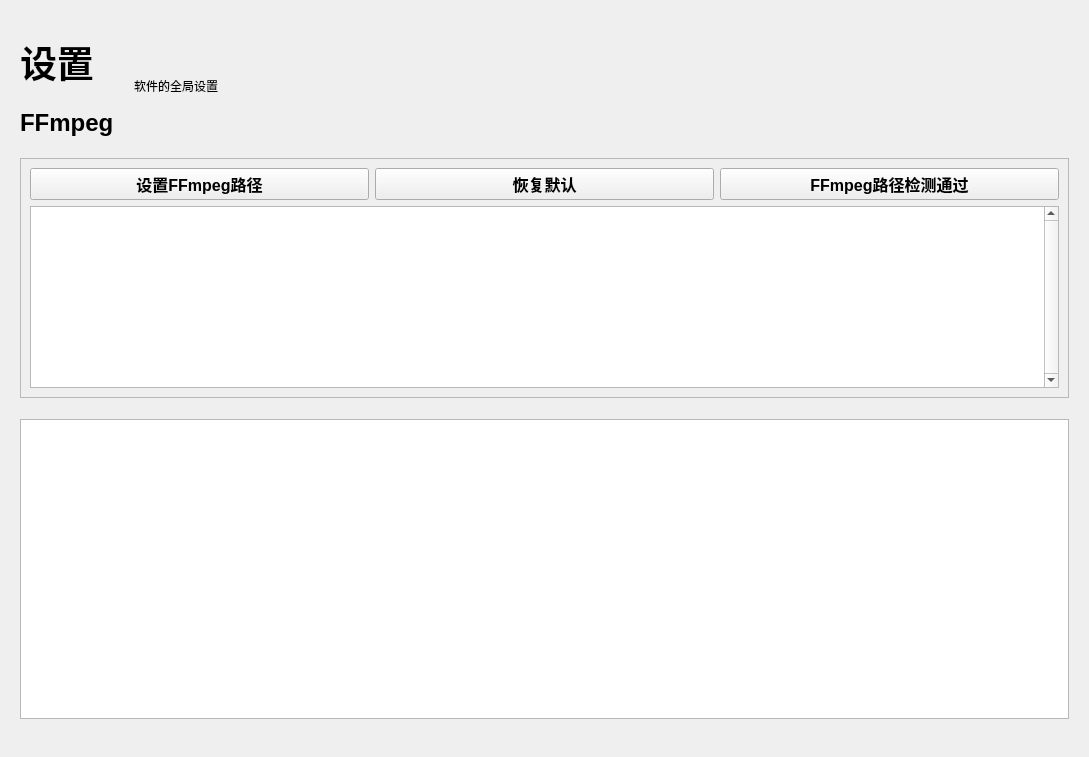
<?xml version="1.0" encoding="UTF-8"?>
<ui version="4.0">
 <class>SettingInterface</class>
 <widget class="QWidget" name="SettingInterface">
  <property name="geometry">
   <rect>
    <x>0</x>
    <y>0</y>
    <width>1089</width>
    <height>757</height>
   </rect>
  </property>
  <property name="minimumSize">
   <size>
    <width>780</width>
    <height>0</height>
   </size>
  </property>
  <property name="windowTitle">
   <string>Form</string>
  </property>
  <layout class="QVBoxLayout" name="verticalLayout">
   <item>
    <widget class="ScrollArea" name="SettingIFscrollArea">
     <property name="minimumSize">
      <size>
       <width>760</width>
       <height>0</height>
      </size>
     </property>
     <property name="frameShape">
      <enum>QFrame::Shape::NoFrame</enum>
     </property>
     <property name="frameShadow">
      <enum>QFrame::Shadow::Sunken</enum>
     </property>
     <property name="widgetResizable">
      <bool>true</bool>
     </property>
     <widget class="QWidget" name="SettingIFfacescrollAreaWidgetContents">
      <property name="geometry">
       <rect>
        <x>0</x>
        <y>0</y>
        <width>1071</width>
        <height>739</height>
       </rect>
      </property>
      <layout class="QVBoxLayout" name="verticalLayout_3">
       <item>
        <layout class="QHBoxLayout" name="SettingIFbox01">
         <property name="spacing">
          <number>20</number>
         </property>
         <property name="sizeConstraint">
          <enum>QLayout::SizeConstraint::SetDefaultConstraint</enum>
         </property>
         <item>
          <layout class="QVBoxLayout" name="SettingIFverticalLayout_4">
           <property name="rightMargin">
            <number>0</number>
           </property>
           <item>
            <widget class="QLabel" name="SettingIFTitle1">
             <property name="sizePolicy">
              <sizepolicy hsizetype="Maximum" vsizetype="Maximum">
               <horstretch>0</horstretch>
               <verstretch>0</verstretch>
              </sizepolicy>
             </property>
             <property name="maximumSize">
              <size>
               <width>100</width>
               <height>64</height>
              </size>
             </property>
             <property name="font">
              <font>
               <pointsize>28</pointsize>
               <bold>true</bold>
               <kerning>true</kerning>
              </font>
             </property>
             <property name="text">
              <string>设置</string>
             </property>
            </widget>
           </item>
           <item>
            <widget class="QLabel" name="SettingIFTitle2">
             <property name="sizePolicy">
              <sizepolicy hsizetype="Preferred" vsizetype="Maximum">
               <horstretch>0</horstretch>
               <verstretch>0</verstretch>
              </sizepolicy>
             </property>
             <property name="maximumSize">
              <size>
               <width>100</width>
               <height>45</height>
              </size>
             </property>
             <property name="font">
              <font>
               <pointsize>18</pointsize>
               <bold>true</bold>
               <kerning>true</kerning>
              </font>
             </property>
             <property name="text">
              <string>FFmpeg</string>
             </property>
            </widget>
           </item>
          </layout>
         </item>
         <item>
          <widget class="QLabel" name="Settinglabel">
           <property name="maximumSize">
            <size>
             <width>16777215</width>
             <height>80</height>
            </size>
           </property>
           <property name="text">
            <string>软件的全局设置</string>
           </property>
          </widget>
         </item>
         <item>
          <spacer name="SettingIFhorizontalSpacer">
           <property name="orientation">
            <enum>Qt::Orientation::Horizontal</enum>
           </property>
           <property name="sizeType">
            <enum>QSizePolicy::Policy::Expanding</enum>
           </property>
           <property name="sizeHint" stdset="0">
            <size>
             <width>20</width>
             <height>20</height>
            </size>
           </property>
          </spacer>
         </item>
        </layout>
       </item>
       <item>
        <widget class="QFrame" name="SettingIFbox02">
         <property name="enabled">
          <bool>true</bool>
         </property>
         <property name="sizePolicy">
          <sizepolicy hsizetype="Preferred" vsizetype="Minimum">
           <horstretch>0</horstretch>
           <verstretch>0</verstretch>
          </sizepolicy>
         </property>
         <property name="minimumSize">
          <size>
           <width>480</width>
           <height>145</height>
          </size>
         </property>
         <property name="maximumSize">
          <size>
           <width>16777215</width>
           <height>240</height>
          </size>
         </property>
         <property name="frameShape">
          <enum>QFrame::Shape::StyledPanel</enum>
         </property>
         <property name="frameShadow">
          <enum>QFrame::Shadow::Raised</enum>
         </property>
         <layout class="QGridLayout" name="gridLayout">
          <item row="0" column="0">
           <widget class="PushButton" name="SettingIFinputfile">
            <property name="font">
             <font>
              <pointsize>12</pointsize>
              <bold>true</bold>
             </font>
            </property>
            <property name="text">
             <string>设置FFmpeg路径</string>
            </property>
           </widget>
          </item>
          <item row="0" column="1">
           <widget class="PushButton" name="SettingIFinputclear">
            <property name="font">
             <font>
              <pointsize>12</pointsize>
              <bold>true</bold>
             </font>
            </property>
            <property name="text">
             <string>恢复默认</string>
            </property>
           </widget>
          </item>
          <item row="0" column="2">
           <widget class="QPushButton" name="SettingIFoutputfolder">
            <property name="font">
             <font>
              <pointsize>12</pointsize>
              <bold>true</bold>
             </font>
            </property>
            <property name="text">
             <string>FFmpeg路径检测通过</string>
            </property>
           </widget>
          </item>
          <item row="1" column="0" colspan="3">
           <widget class="ListWidget" name="SettingIFinputlist">
            <property name="sizePolicy">
             <sizepolicy hsizetype="Preferred" vsizetype="Preferred">
              <horstretch>0</horstretch>
              <verstretch>0</verstretch>
             </sizepolicy>
            </property>
            <property name="minimumSize">
             <size>
              <width>0</width>
              <height>120</height>
             </size>
            </property>
            <property name="maximumSize">
             <size>
              <width>16777215</width>
              <height>200</height>
             </size>
            </property>
            <property name="verticalScrollBarPolicy">
             <enum>Qt::ScrollBarPolicy::ScrollBarAlwaysOn</enum>
            </property>
            <property name="horizontalScrollBarPolicy">
             <enum>Qt::ScrollBarPolicy::ScrollBarAsNeeded</enum>
            </property>
            <property name="sizeAdjustPolicy">
             <enum>QAbstractScrollArea::SizeAdjustPolicy::AdjustIgnored</enum>
            </property>
            <property name="dragEnabled">
             <bool>false</bool>
            </property>
           </widget>
          </item>
         </layout>
        </widget>
       </item>
       <item>
        <layout class="QHBoxLayout" name="SettingIFbox03"/>
       </item>
       <item>
        <layout class="QHBoxLayout" name="SettingIFbox04"/>
       </item>
       <item>
        <widget class="PlainTextEdit" name="SettingIFconsole">
         <property name="sizePolicy">
          <sizepolicy hsizetype="Preferred" vsizetype="Minimum">
           <horstretch>0</horstretch>
           <verstretch>0</verstretch>
          </sizepolicy>
         </property>
         <property name="minimumSize">
          <size>
           <width>640</width>
           <height>160</height>
          </size>
         </property>
         <property name="maximumSize">
          <size>
           <width>6400</width>
           <height>300</height>
          </size>
         </property>
         <property name="undoRedoEnabled">
          <bool>false</bool>
         </property>
         <property name="lineWrapMode">
          <enum>QPlainTextEdit::LineWrapMode::WidgetWidth</enum>
         </property>
         <property name="readOnly">
          <bool>true</bool>
         </property>
        </widget>
       </item>
      </layout>
     </widget>
    </widget>
   </item>
  </layout>
 </widget>
 <customwidgets>
  <customwidget>
   <class>PlainTextEdit</class>
   <extends>QPlainTextEdit</extends>
   <header location="global">qfluentwidgets</header>
  </customwidget>
  <customwidget>
   <class>PushButton</class>
   <extends>QPushButton</extends>
   <header location="global">qfluentwidgets</header>
  </customwidget>
  <customwidget>
   <class>ScrollArea</class>
   <extends>QScrollArea</extends>
   <header location="global">qfluentwidgets</header>
   <container>1</container>
  </customwidget>
  <customwidget>
   <class>ListWidget</class>
   <extends>QListWidget</extends>
   <header location="global">qfluentwidgets</header>
  </customwidget>
 </customwidgets>
 <resources/>
 <connections/>
</ui>
